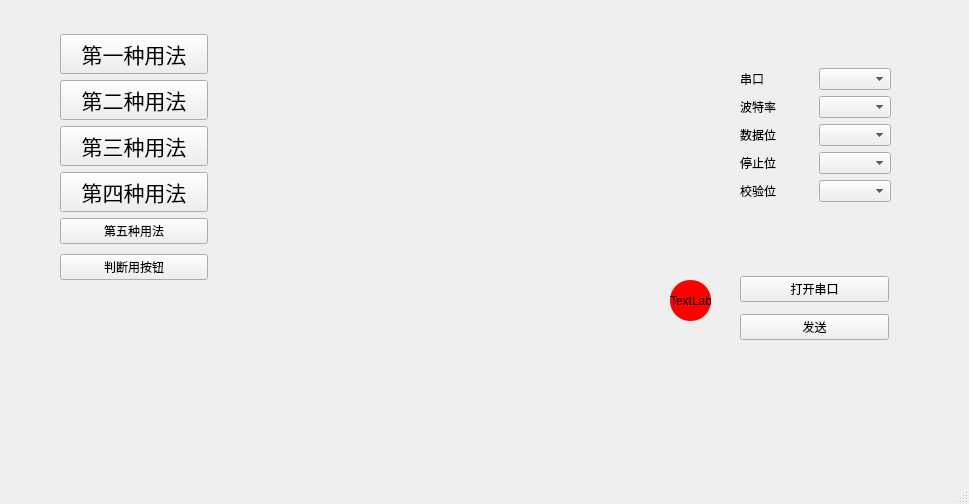
<?xml version="1.0" encoding="UTF-8"?>
<ui version="4.0">
 <class>MainWindow</class>
 <widget class="QMainWindow" name="MainWindow">
  <property name="geometry">
   <rect>
    <x>0</x>
    <y>0</y>
    <width>969</width>
    <height>504</height>
   </rect>
  </property>
  <property name="windowTitle">
   <string>MainWindow</string>
  </property>
  <widget class="QWidget" name="centralwidget">
   <widget class="QWidget" name="layoutWidget">
    <property name="geometry">
     <rect>
      <x>740</x>
      <y>270</y>
      <width>149</width>
      <height>77</height>
     </rect>
    </property>
    <layout class="QVBoxLayout" name="verticalLayout_2">
     <item>
      <widget class="QPushButton" name="Button_opensereial">
       <property name="text">
        <string>打开串口</string>
       </property>
      </widget>
     </item>
     <item>
      <widget class="QPushButton" name="Button_send">
       <property name="text">
        <string>发送</string>
       </property>
      </widget>
     </item>
    </layout>
   </widget>
   <widget class="QLabel" name="label_6">
    <property name="geometry">
     <rect>
      <x>670</x>
      <y>280</y>
      <width>41</width>
      <height>41</height>
     </rect>
    </property>
    <property name="sizeIncrement">
     <size>
      <width>100</width>
      <height>100</height>
     </size>
    </property>
    <property name="baseSize">
     <size>
      <width>32</width>
      <height>32</height>
     </size>
    </property>
    <property name="styleSheet">
     <string notr="true">QLabel {
    background-color: red;       /* 设置背景颜色为红色 */
    border-radius: 20px;         /* 设置圆角半径，使其看起来像圆形 */
    width: 40px;                 /* 设置宽度 */
    height: 40px;                /* 设置高度 */
}</string>
    </property>
    <property name="text">
     <string>TextLabel</string>
    </property>
   </widget>
   <widget class="QWidget" name="layoutWidget">
    <property name="geometry">
     <rect>
      <x>60</x>
      <y>30</y>
      <width>148</width>
      <height>255</height>
     </rect>
    </property>
    <layout class="QVBoxLayout" name="verticalLayout_4">
     <item>
      <layout class="QVBoxLayout" name="verticalLayout_3">
       <item>
        <widget class="QPushButton" name="pushButton">
         <property name="font">
          <font>
           <family>3ds</family>
           <pointsize>16</pointsize>
          </font>
         </property>
         <property name="text">
          <string>第一种用法</string>
         </property>
         <property name="iconSize">
          <size>
           <width>40</width>
           <height>40</height>
          </size>
         </property>
        </widget>
       </item>
       <item>
        <widget class="QPushButton" name="pushButton_2">
         <property name="font">
          <font>
           <family>3ds</family>
           <pointsize>16</pointsize>
          </font>
         </property>
         <property name="text">
          <string>第二种用法</string>
         </property>
        </widget>
       </item>
       <item>
        <widget class="QPushButton" name="pushButton_3">
         <property name="font">
          <font>
           <family>3ds</family>
           <pointsize>16</pointsize>
          </font>
         </property>
         <property name="text">
          <string>第三种用法</string>
         </property>
        </widget>
       </item>
       <item>
        <widget class="QPushButton" name="pushButton_4">
         <property name="font">
          <font>
           <family>3ds</family>
           <pointsize>16</pointsize>
          </font>
         </property>
         <property name="text">
          <string>第四种用法</string>
         </property>
        </widget>
       </item>
       <item>
        <widget class="QPushButton" name="pushButton_5">
         <property name="text">
          <string>第五种用法</string>
         </property>
        </widget>
       </item>
      </layout>
     </item>
     <item>
      <widget class="QPushButton" name="pushButton_6BUtton">
       <property name="text">
        <string>判断用按钮</string>
       </property>
      </widget>
     </item>
    </layout>
   </widget>
   <widget class="QWidget" name="layoutWidget">
    <property name="geometry">
     <rect>
      <x>740</x>
      <y>20</y>
      <width>151</width>
      <height>231</height>
     </rect>
    </property>
    <layout class="QVBoxLayout" name="verticalLayout_5">
     <item>
      <layout class="QVBoxLayout" name="verticalLayout">
       <item>
        <layout class="QHBoxLayout" name="horizontalLayout_6">
         <item>
          <widget class="QLabel" name="label">
           <property name="text">
            <string>串口</string>
           </property>
          </widget>
         </item>
         <item>
          <widget class="QComboBox" name="comboBox_port"/>
         </item>
        </layout>
       </item>
       <item>
        <layout class="QHBoxLayout" name="horizontalLayout_5">
         <item>
          <widget class="QLabel" name="label_2">
           <property name="text">
            <string>波特率</string>
           </property>
          </widget>
         </item>
         <item>
          <widget class="QComboBox" name="comboBox_baud">
           <item>
            <property name="text">
             <string/>
            </property>
           </item>
           <item>
            <property name="text">
             <string>9600</string>
            </property>
           </item>
           <item>
            <property name="text">
             <string>115200</string>
            </property>
           </item>
          </widget>
         </item>
        </layout>
       </item>
       <item>
        <layout class="QHBoxLayout" name="horizontalLayout_4">
         <item>
          <widget class="QLabel" name="label_3">
           <property name="text">
            <string>数据位</string>
           </property>
          </widget>
         </item>
         <item>
          <widget class="QComboBox" name="comboBox_dartabit">
           <item>
            <property name="text">
             <string/>
            </property>
           </item>
           <item>
            <property name="text">
             <string>8bit</string>
            </property>
           </item>
           <item>
            <property name="text">
             <string>16bit</string>
            </property>
           </item>
          </widget>
         </item>
        </layout>
       </item>
       <item>
        <layout class="QHBoxLayout" name="horizontalLayout_2">
         <item>
          <widget class="QLabel" name="label_5">
           <property name="text">
            <string>停止位</string>
           </property>
          </widget>
         </item>
         <item>
          <widget class="QComboBox" name="comboBox_stopbit">
           <item>
            <property name="text">
             <string/>
            </property>
           </item>
           <item>
            <property name="text">
             <string>1位</string>
            </property>
           </item>
           <item>
            <property name="text">
             <string>2位</string>
            </property>
           </item>
           <item>
            <property name="text">
             <string>3位</string>
            </property>
           </item>
          </widget>
         </item>
        </layout>
       </item>
       <item>
        <layout class="QHBoxLayout" name="horizontalLayout_3">
         <item>
          <widget class="QLabel" name="label_4">
           <property name="text">
            <string>校验位</string>
           </property>
          </widget>
         </item>
         <item>
          <widget class="QComboBox" name="comboBox_parity">
           <item>
            <property name="text">
             <string/>
            </property>
           </item>
           <item>
            <property name="text">
             <string>1位</string>
            </property>
           </item>
           <item>
            <property name="text">
             <string>1.5位</string>
            </property>
           </item>
           <item>
            <property name="text">
             <string>2位</string>
            </property>
           </item>
          </widget>
         </item>
        </layout>
       </item>
      </layout>
     </item>
    </layout>
   </widget>
  </widget>
  <widget class="QMenuBar" name="menubar">
   <property name="geometry">
    <rect>
     <x>0</x>
     <y>0</y>
     <width>969</width>
     <height>26</height>
    </rect>
   </property>
  </widget>
  <widget class="QStatusBar" name="statusbar"/>
 </widget>
 <resources/>
 <connections/>
</ui>
